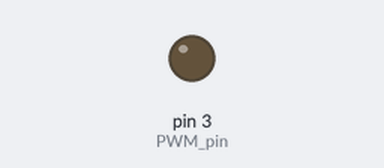
Simulated run of this sketch. Board: Arduino Uno, built with avr-gcc and run on an emulated ATmega328P. Parts: output pins drawn as LEDs (lit = HIGH).

Above: at 0.05 s.
At 4.05 s:
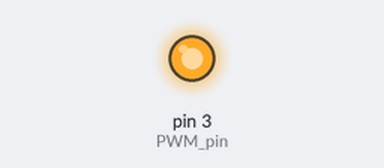
At 8.0 s:
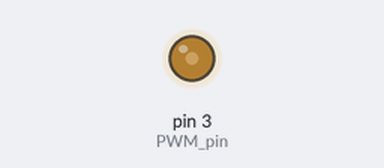
Timing chart, 0 to 10.4 s (numbered marks = the images above):
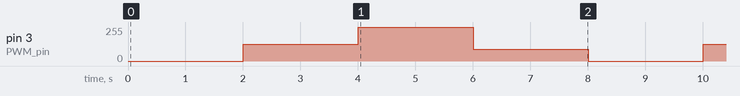

The sketch:

Tutorial_AnalogOutputPart1.ino
```cpp
int PWM_pin = 3; // define PWM_pin as an integer variable and assign pin 3

void setup() {
    pinMode(PWM_pin, OUTPUT); // set the PWM pin as an output
}

void loop() {
    analogWrite(PWM_pin, 0);   // turn on the LED at minimum brightness
    delay(2000);
    analogWrite(PWM_pin, 127); // turn on the LED at half brightness
    delay(2000);
    analogWrite(PWM_pin, 255); // turn on the LED at maximum brightness
    delay(2000);
    analogWrite(PWM_pin, 90);  // turn on the LED at 90/255 brightness
    delay(2000);
}
```

Measured:
- by itself, pin 3 (PWM_pin): repeats every 8.0 s: 255/255 2.0 s, 90/255 2.0 s, 0/255 2.0 s, 127/255 2.0 s
